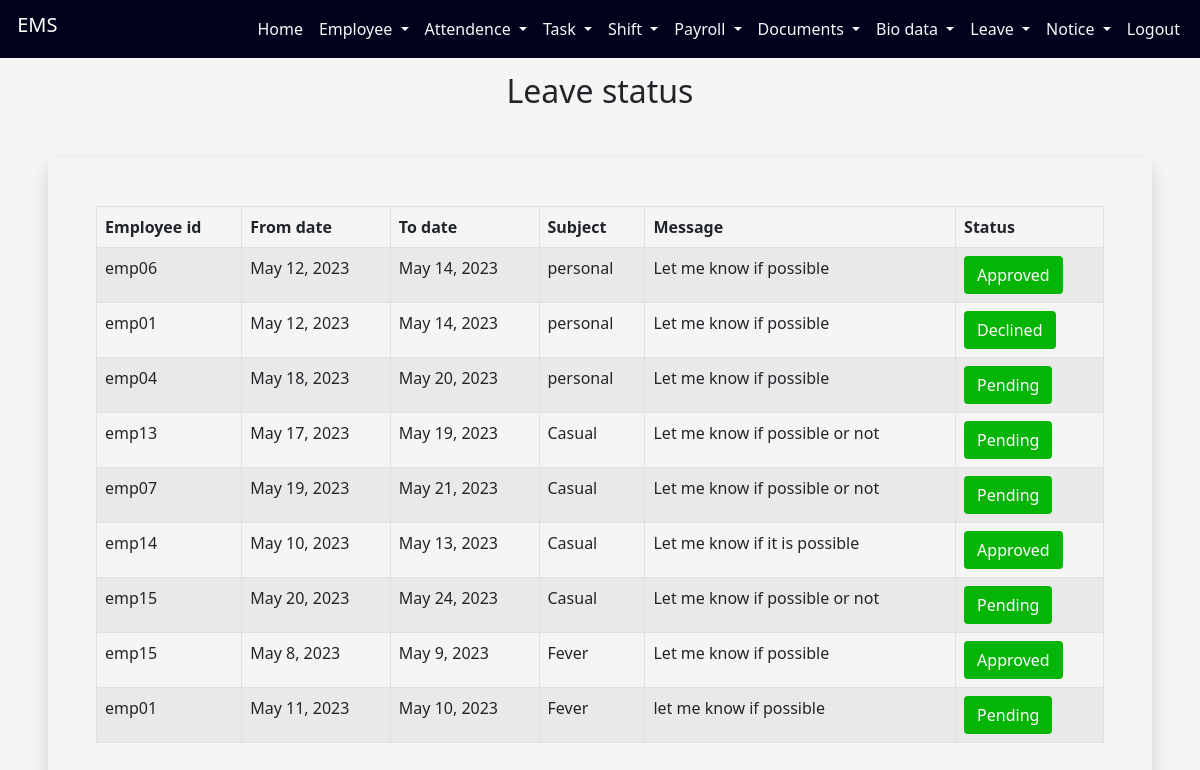
Page /employeeapp/leavestatus/ on the earlier database version.
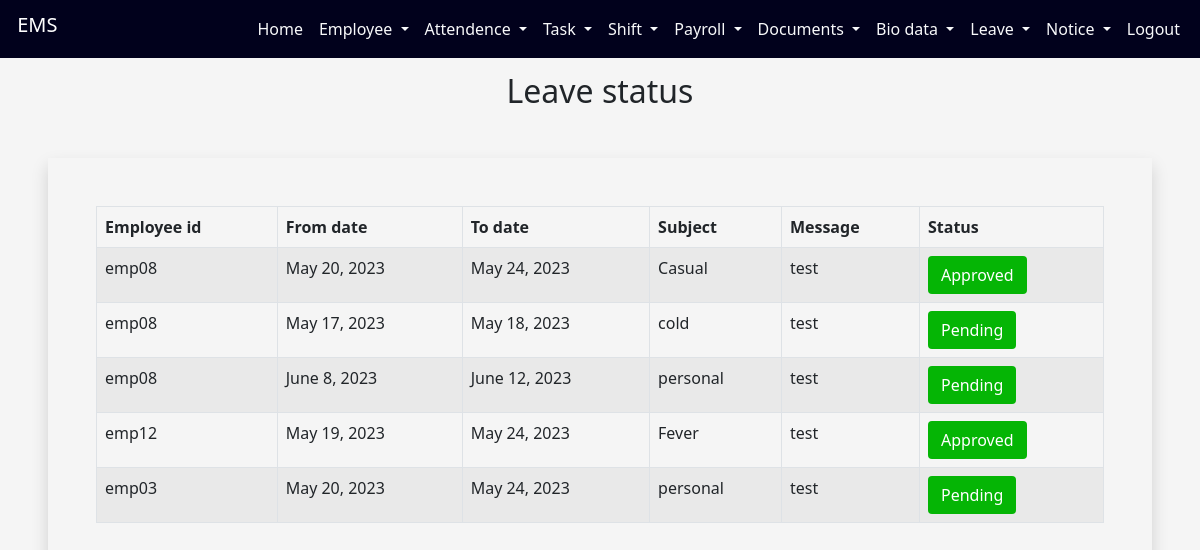
Same page on the later database version.
### employeeapp/models.py (models this page shows, shortened)
class empleave(models.Model):
    Response=(
        ('Pending','Pending'),
        ('Approved','Approved'),
        ('Declined','Declined')
    )
    empid = models.CharField(max_length=10)
    fromdate=models.DateField()
    todate=models.DateField()
    subject=models.CharField(max_length=100)
    message=models.CharField(max_length=200)
    response = models.CharField(max_length=50, choices=Response, default='Pending')

### employeeapp/views.py (the view)
# urls.py: path('leavestatus/',leavestatus),
def leavestatus(request):
    a = empleave.objects.all()
    frdt = []
    todt = []
    sbt = []
    msg = []
    stus = []
    empid=[]
    ein=[]
    for i in a:
        id = i.id
        ein.append(id)
        fd = i.fromdate
        frdt.append(fd)
        td = i.todate
        todt.append(td)
        sb = i.subject
        sbt.append(sb)
        mg = i.message
        msg.append(mg)
        eid = i.empid
        empid.append(eid)
        st = i.response
        stus.append(st)
    mylist = zip(frdt, todt, sbt, msg, stus,empid,ein)
    return render(request,"leavestatus.html",{'mylist':mylist})

### employeeapp/templates/leavestatus.html (shortened to what this page needs)
<!DOCTYPE html>
<html lang="en">
<head>
  <link href="https://cdn.jsdelivr.net/npm/bootstrap@5.0.2/dist/css/bootstrap.min.css" rel="stylesheet">
</head>
<body style="background-color: whitesmoke;">
<div class="container-fluid">
            <nav class="navbar navbar-expand-lg fixed-top ">
                <div class="container-fluid">
                  <h1 class="navbar-brand"  id="h">&nbsp;EMS</h1>
                  <div class="d-flex">
                  <div class="collapse navbar-collapse" id="navbarSupportedContent">
                    <ul class="navbar-nav me-auto mb-2 mb-lg-0">
                            <li class="nav-item">
                              <a class="nav-link text-light" href="http://127.0.0.1:8000/employeeapp/adminprofile/">Home</a>
                            </li>
                            <li class="nav-item dropdown">
                                <a class="nav-link text-light dropdown-toggle" href="#" id="navbarDropdown" role="button" data-bs-toggle="dropdown" aria-expanded="false">
                                  Employee
                                </a>
                              </li>
                              <li class="nav-item dropdown">
                                <a class="nav-link text-light dropdown-toggle" href="#" id="navbarDropdown" role="button" data-bs-toggle="dropdown" aria-expanded="false">
                                  Attendence
                                </a>
                              </li>
                              <li class="nav-item dropdown">
                                <a class="nav-link text-light dropdown-toggle" href="#" id="navbarDropdown" role="button" data-bs-toggle="dropdown" aria-expanded="false">
                                  Task
                                </a>
                              </li>
                              <li class="nav-item dropdown">
                                <a class="nav-link text-light dropdown-toggle" href="#" id="navbarDropdown" role="button" data-bs-toggle="dropdown" aria-expanded="false">
                                  Shift
                                </a>
                              </li>
                              <li class="nav-item dropdown">
                                <a class="nav-link text-light dropdown-toggle" href="#" id="navbarDropdown" role="button" data-bs-toggle="dropdown" aria-expanded="false">
                                  Payroll
                                </a>
                              </li>
                              <li class="nav-item dropdown">
                                <a class="nav-link text-light dropdown-toggle" href="#" id="navbarDropdown" role="button" data-bs-toggle="dropdown" aria-expanded="false">
                                 Documents
                                </a>
                              </li>
                        <li class="nav-item dropdown">
                                <a class="nav-link text-light dropdown-toggle" href="#" id="navbarDropdown" role="button" data-bs-toggle="dropdown" aria-expanded="false">
                                 Bio data
                                </a>
                              </li>
                              <li class="nav-item dropdown">
                                <a class="nav-link text-light dropdown-toggle" href="#" id="navbarDropdown" role="button" data-bs-toggle="dropdown" aria-expanded="false">
                                 Leave
                                </a>
                              </li>
                              <li class="nav-item dropdown">
                                <a class="nav-link text-light dropdown-toggle" href="#" id="navbarDropdown" role="button" data-bs-toggle="dropdown" aria-expanded="false">
                                 Notice
                                </a>
                              </li>
                            <li class="nav-item">
                              <a class="nav-link text-light" href="http://127.0.0.1:8000/employeeapp/adminlogout/">Logout</a>
                            </li>
                          </ul>
                      </div>
                      </div>
                 </div>
        </nav>
        </div> <br><br><br>
<div class="container">
  <h2 align="center" style="font-family:'Segoe UI', Tahoma, Geneva, Verdana, sans-serif">Leave status</h2>
</div>
<div class="shadow p-5 m-5" style="overflow: auto">
<table class="table table-hover table-condensed table-striped table-bordered">
      <thead>
        <tr>
            <th>Employee id</th>
          <th>From date</th>
          <th>To date</th>
          <th>Subject</th>
           <th>Message</th>
            <th>Status</th>
        </tr>
      </thead>
      <tbody>
{% for i,j,k,l,m,n,o in mylist %}
        <tr>
            <td>{{n}}</td>
          <td>{{i}}</td>
          <td>{{j}}</td>
          <td>{{k}}</td>
            <td>{{l}}</td>
            <td>
                <a href="http://127.0.0.1:8000/employeeapp/updateleave/{{o}}" class="btn" style="background-color:rgb(5, 181, 5);color:white;" >{{m}}</a>
            </td>
        </tr>
{% endfor %}
      </tbody>
    </table>
</div>
  </body>
</html>

### employeeapp/templates/leavestatus.html (style rules this page uses)
.navbar { background-color:rgb(1, 1, 28); }
#h { color:white; }

Differences in the rows shown:
removed empleave: mylist "emp06", mylist "May 12, 2023", mylist "May 14, 2023", mylist "personal", mylist "Let me know if possible", mylist "Approved"
removed empleave: mylist "emp01", mylist "May 12, 2023", mylist "May 14, 2023", mylist "personal", mylist "Let me know if possible", mylist "Declined"
removed empleave: mylist "emp04", mylist "May 18, 2023", mylist "May 20, 2023", mylist "personal", mylist "Let me know if possible", mylist "Pending"
removed empleave: mylist "emp13", mylist "May 17, 2023", mylist "May 19, 2023", mylist "Casual", mylist "Let me know if possible or not", mylist "Pending"
removed empleave: mylist "emp07", mylist "May 19, 2023", mylist "May 21, 2023", mylist "Casual", mylist "Let me know if possible or not", mylist "Pending"
removed empleave: mylist "emp14", mylist "May 10, 2023", mylist "May 13, 2023", mylist "Casual", mylist "Let me know if it is possible", mylist "Approved"
removed empleave: mylist "emp15", mylist "May 20, 2023", mylist "May 24, 2023", mylist "Casual", mylist "Let me know if possible or not", mylist "Pending"
removed empleave: mylist "emp15", mylist "May 8, 2023", mylist "May 9, 2023", mylist "Fever", mylist "Let me know if possible", mylist "Approved"
removed empleave: mylist "emp01", mylist "May 11, 2023", mylist "May 10, 2023", mylist "Fever", mylist "let me know if possible", mylist "Pending"
added empleave: mylist "emp08", mylist "May 20, 2023", mylist "May 24, 2023", mylist "Casual", mylist "test", mylist "Approved"
added empleave: mylist "emp08", mylist "May 17, 2023", mylist "May 18, 2023", mylist "cold", mylist "test", mylist "Pending"
added empleave: mylist "emp08", mylist "June 8, 2023", mylist "June 12, 2023", mylist "personal", mylist "test", mylist "Pending"
added empleave: mylist "emp12", mylist "May 19, 2023", mylist "May 24, 2023", mylist "Fever", mylist "test", mylist "Approved"
added empleave: mylist "emp03", mylist "May 20, 2023", mylist "May 24, 2023", mylist "personal", mylist "test", mylist "Pending"
